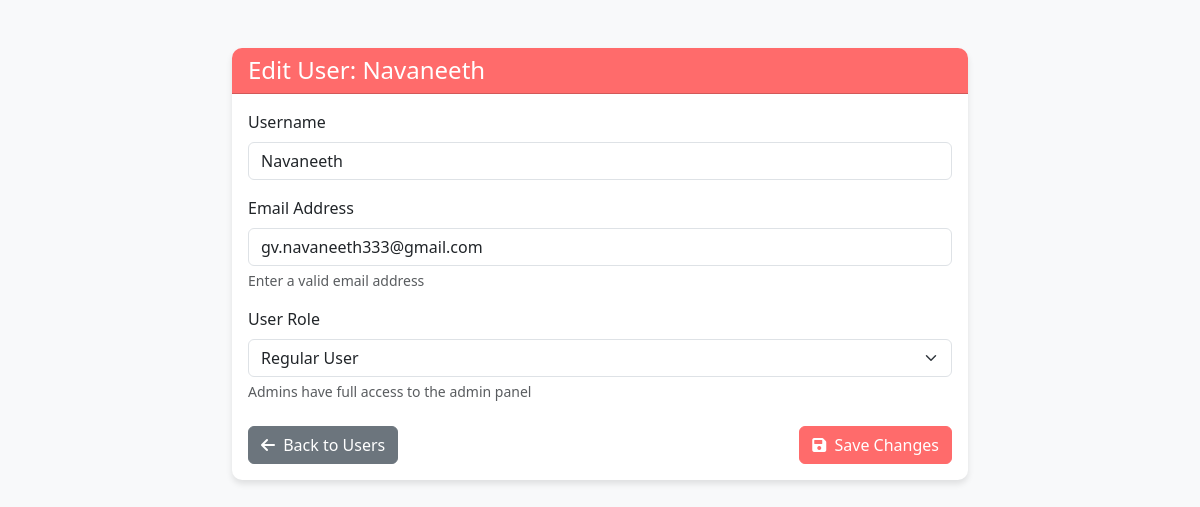
Page /admin/users/edit/2 (signed in) on the committed database.
### tables this page shows
CREATE TABLE users (
            id INTEGER PRIMARY KEY AUTOINCREMENT,
            username TEXT UNIQUE NOT NULL,
            password TEXT NOT NULL,
            email TEXT UNIQUE NOT NULL,
            role TEXT DEFAULT 'user',
            created_at TIMESTAMP DEFAULT CURRENT_TIMESTAMP
        );

### app.py (the view, shortened to what this page needs)
@app.route('/admin/users/edit/<int:user_id>', methods=['GET', 'POST'])
@login_required(role='admin')
def edit_user(user_id):
    with closing(get_db()) as db:
        user = db.execute('SELECT id, username, email, role FROM users WHERE id = ?', (user_id,)).fetchone()
        if not user:
            flash('User not found', 'danger')
            return redirect(url_for('admin_users'))
    return render_template('edit_user.html', user=user)

### app.py (called while the page is built)
def get_db():
    db = sqlite3.connect(app.config['DATABASE'])
    db.row_factory = sqlite3.Row
    db.execute('PRAGMA foreign_keys = ON')
    return db

def login_required(role='user'):
    def decorator(f):
        @wraps(f)
        def wrapped(*args, **kwargs):
            if 'username' not in session:
                flash('Please login first', 'danger')
                return redirect(url_for('login'))
            if role == 'admin' and session.get('role') != 'admin':
                flash('Admin access required', 'danger')
                return redirect(url_for('home'))
            return f(*args, **kwargs)
        return wrapped
    return decorator

### templates/edit_user.html (shortened to what this page needs)
<!DOCTYPE html>
<html lang="en">
<head>
    <link href="https://cdn.jsdelivr.net/npm/bootstrap@5.3.0/dist/css/bootstrap.min.css" rel="stylesheet">
    <link rel="stylesheet" href="https://cdnjs.cloudflare.com/ajax/libs/font-awesome/6.0.0/css/all.min.css">
</head>
<body>
    <div class="container py-5">
        <div class="row justify-content-center">
            <div class="col-lg-8">
                <div class="card">
                    <div class="card-header">
                        <h4 class="mb-0">Edit User: {{ user.username }}</h4>
                    </div>
                    <div class="card-body">
                        <form method="POST" action="{{ url_for('edit_user', user_id=user.id) }}">
                            <div class="mb-3">
                                <label for="username" class="form-label">Username</label>
                                <input type="text" class="form-control" id="username" value="{{ user.username }}" readonly>
                            </div>
                            <div class="mb-3">
                                <label for="email" class="form-label">Email Address</label>
                                <input type="email" class="form-control" id="email" name="email"
                                       value="{{ user.email }}" required>
                                <div class="form-text">Enter a valid email address</div>
                            </div>
                            <div class="mb-4">
                                <label for="role" class="form-label">User Role</label>
                                <select class="form-select" id="role" name="role" required>
                                    <option value="user" {% if user.role == 'user' %}selected{% endif %}>Regular User</option>
                                </select>
                                <div class="form-text">Admins have full access to the admin panel</div>
                            </div>
                            <div class="d-flex justify-content-between">
                                <a href="{{ url_for('admin_users') }}" class="btn btn-secondary">
                                    <i class="fas fa-arrow-left me-1"></i> Back to Users
                                </a>
                                <button type="submit" class="btn btn-primary">
                                    <i class="fas fa-save me-1"></i> Save Changes
                                </button>
                            </div>
                        </form>
                    </div>
                </div>
            </div>
        </div>
    </div>
</body>
</html>

### templates/edit_user.html (style rules this page uses)
:root { --primary-color: #ff6b6b; --secondary-color: #4ecdc4; --dark-color: #292f36; --light-color: #f7fff7; --accent-color: #ffd166; --gray-color: #6c757d; }
body { background-color: #f8f9fa; }
.card { border: none; border-radius: 10px; box-shadow: 0 4px 6px rgba(0, 0, 0, 0.1); }
.card-header { background-color: var(--primary-color); color: white; border-radius: 10px 10px 0 0 !important; }
.btn-primary { background-color: var(--primary-color); border-color: var(--primary-color); }
.btn-secondary { background-color: var(--gray-color); border-color: var(--gray-color); }

### rows in the picture
users: username "Navaneeth", email "gv.navaneeth333@gmail.com", role "Regular User"
